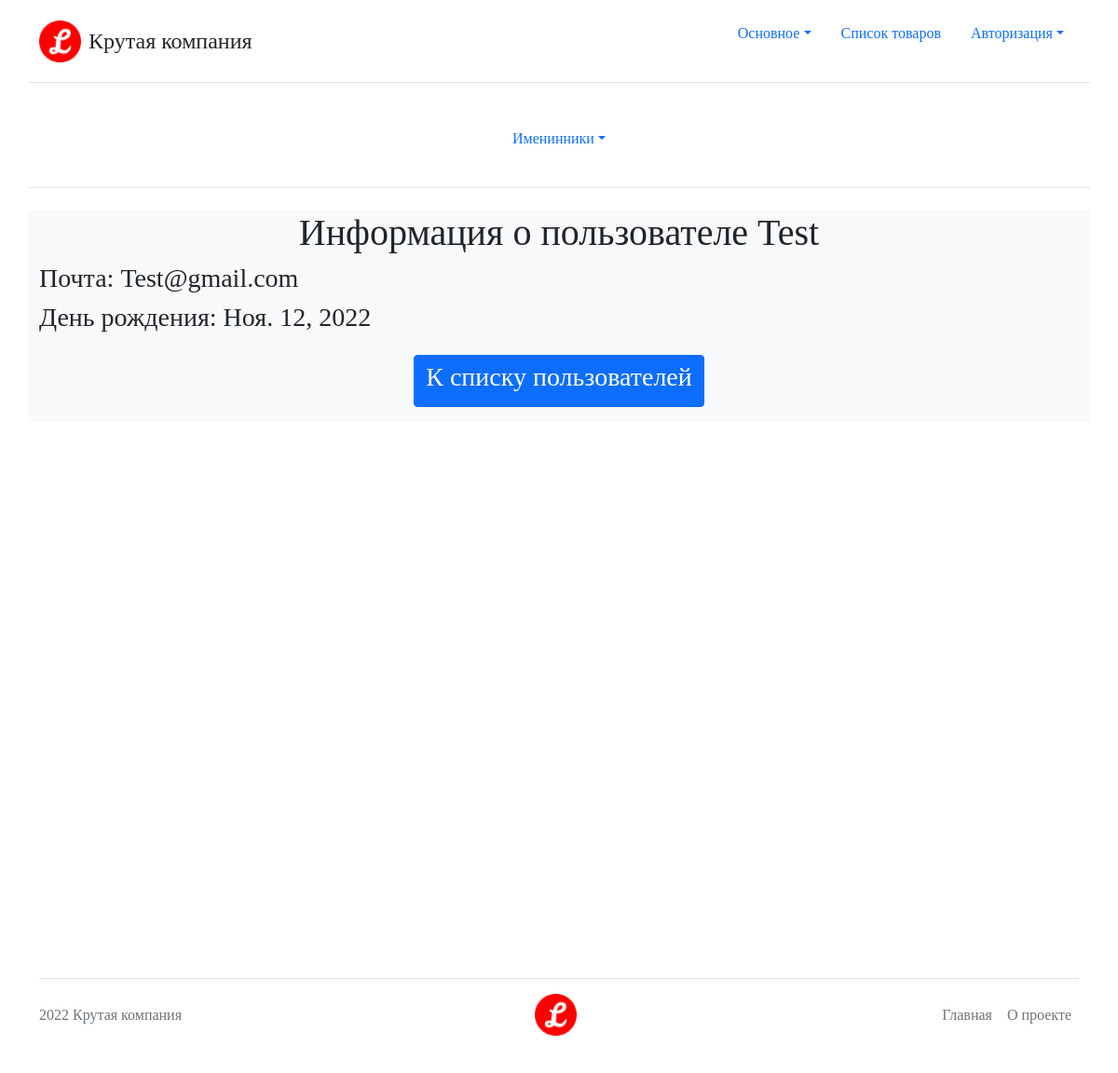
Page /users/user/20/ on the committed database.
### Users/models.py (models this page shows, shortened)
class User(AbstractBaseUser, PermissionsMixin):
    email = models.EmailField('Почта', unique=True)
    nickname = models.CharField('Имя пользователя', max_length=50)
    birthday_date = models.DateField('День рождения', null=True, blank=True)
    is_staff = models.BooleanField(
        'Статус персонала', default=False,
        help_text='Определяет доступ пользователя к админ панели',
        )
    is_active = models.BooleanField('Активен', default=True)
    date_joined = models.DateTimeField('Дата регистрации', auto_now_add=True)
    objects = UserManager()
    USERNAME_FIELD = 'email'
    EMAIL_FIELD = 'email'
    REQUIRED_FIELDS = ['nickname']
    class Meta:
        verbose_name = 'пользователь'
        verbose_name_plural = 'пользователи'

### Users/views.py (the view)
class UserDetail(DetailView):
    template_name = 'Users/user_details.html'
    queryset = User.objects.actived()
    pk_url_kwarg = 'user_id'
    context_object_name = 'user'
    extra_context = {
        'title_name': 'Профиль пользователя'
    }

### Core/templatetags/MenuManager.py (called while the page is built)
@register.inclusion_tag('header.html')
def get_main_menu(request):
    menu = []
    for elem in Menus.main_menu:
        user_group = UserGroup.get_user_group(request.user)
        if user_group in elem.can_see or 'all' in elem.can_see:
            elem.is_active = elem.url_name == request.resolver_match.view_name
            if elem.sub_elems:
                for sub_elem in elem.sub_elems:
                    active = (
                        sub_elem.url_name == request.resolver_match.view_name
                        )
                    if active:
                        elem.is_active = True
                        break
            menu.append(elem)
    return {'menu': menu}

    @classmethod
    def get_user_group(cls, user):
        if user.is_authenticated:
            return cls.Auth
        return cls.NotAuth

### Users/context_processors.py (called while the page is built)
def extras(request):
    now = datetime.date.today()
    users = User.objects.filter(
        birthday_date__month=now.month,
        birthday_date__day=now.day,
    )
    return {'users_with_birthday': users}

### templates/Users/user_details.html
{% extends 'base.html' %}
{% block content %}
<div class="row bg-light">
    <h1 class="text-center">Информация о пользователе {{ user.nickname }}</h1>
    <h3>Почта: {{ user.email }}</h3>
    <h3>День рождения:
    {% if user.birthday_date %}
    {{ user.birthday_date }}
    {% else %}
    не указано
    {% endif %}
    </h3>
    <div class="text-center my-3">
        <a class="btn btn-primary" href="{% url 'users:user_list' %}"><h3>К списку пользователей</h3></a>
    </div>
</div>
{% endblock content %}

### static_dev/core/css/base.css (style rules this page uses)
body * { font-family: "Comic Sans MS", "Comic Sans", cursive !important; }

### rows in the picture
User: nickname "Test", email "Test@gmail.com", birthday_date "Ноя. 12, 2022"

### other values in the picture
{{ elem.title }} "Основное" "Авторизация"
{{ elem.title }} "Список товаров"
